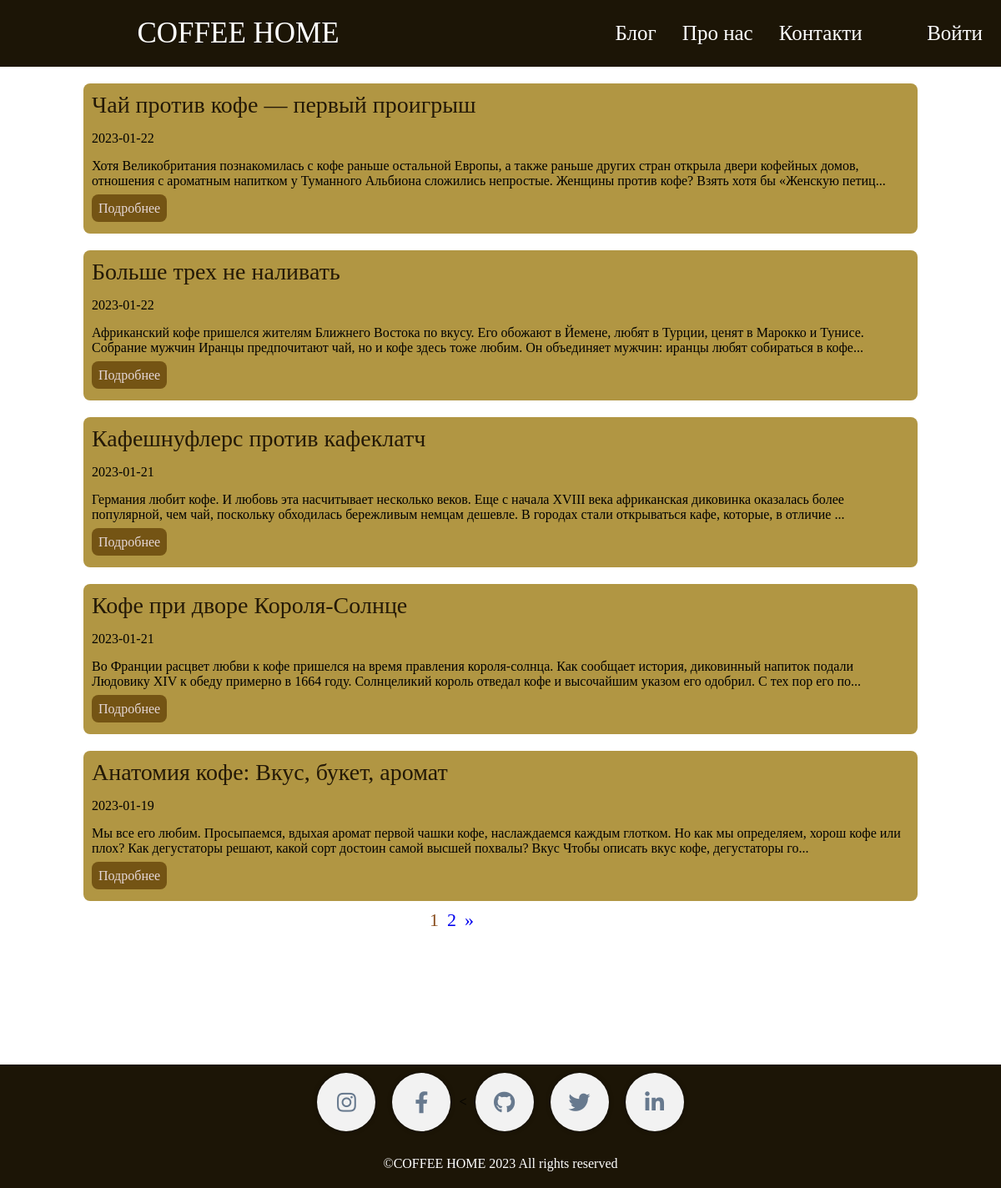
Screenshot of /blog/ with the database file from the repository.
### models.py (models this page shows, shortened)
class Posts(db.Model):
    id = db.Column(db.Integer, primary_key=True)
    title = db.Column(db.String(150), nullable=True)
    slug = db.Column(db.String(150), unique=True)
    text = db.Column(db.Text)
    date = db.Column(db.DateTime, default=datetime.now())

### posts/posts.py (the view)
@posts.route('/')
def index():
    posts = Posts.query.order_by(Posts.date.desc())
    page = request.args.get('page')
    if page and page.isdigit():
        page = int(page)
    else:
        page = 1
    pages = posts.paginate(page=page, per_page=5)
    return render_template('posts/index.html', posts=posts, pages=pages)

### posts/templates/posts/index.html (shortened to what this page needs)
{% extends 'posts/base_posts.html' %}
{% block content %} {{ super() }} {% endblock %}
{% block main %}
<main>
  <section class="list-posts">
    {% for el in pages.items %}
    <article class="post">
      <a class="post-title" href="{{ url_for('blue_posts.post_detail', slug=el.slug) }}">{{ el.title }}</a>
      <p class="post-data">{{ el.date.date() }}</p>
      <p class="posr-text">{{ el.text[:250] }}...</p>
      <a class="post-button" href="{{ url_for('blue_posts.post_detail', slug=el.slug) }}">Подробнее</a><br />
    </article>
    {% endfor %}
  </section>
  <ul class="pagination">
    {% for page in pages.iter_pages() %}
    <li {% if page == pages.page %} class="active" {% endif %}>
      <a href="./?page={{ page }}">{{ page }}</a>
    </li>
    {% endfor %}
    {% if pages.has_next %}
    <li class="disabled">
      <a href="./?page={{ pages.next_num }}"><span>&raquo;</span></a>
    </li>
    {% endif %}
  </ul>
</main>
{% endblock %}

### posts/static/css/style.css (style rules this page uses)
html { box-sizing: border-box; font-size: 16px; }
*, *:before, *:after { box-sizing: inherit; }
body, h1, h2, h3, h4, h5, h6, p, ol, ul { margin: 0; padding: 0; font-weight: normal; }
ol, ul { list-style: none; }
a { text-decoration: none; }
body { max-width: 1920px; width: 100%; margin: auto; }
main { margin-top: 80px; margin-bottom: 150px; }
.list-posts { margin: 100px auto 0 auto; width: 1000px; }
.post { height: 180px; margin-top: 20px; padding: 10px; border-radius: 8px; background-color: rgb(177, 150, 67); }
.post-title { font-size: 28px; color: rgb(36, 25, 7); }
.post p { margin: 15px 0; }
.post-button { padding: 8px; border: 0; border-radius: 8px; color: rgb(230, 216, 216); background-color: rgb(116, 84, 20); }
.pagination { display: flex; font-size: 22px; margin-left: 510px; }
.pagination li { margin: 10px 5px; }
.active a { color: rgb(137, 78, 30); }

### rows the page displays
Posts: title "Чай против кофе — первый проигрыш", date "2023-01-22", text "Хотя Великобритания познакомилась с кофе раньше остальной Европы, а также раньше других стран открыла двери кофейных домов, отношения с ароматным напитком у Туманного Альбиона сложились непростые. Женщины против кофе? Взять хотя бы «Женскую петиц"
Posts: title "Больше трех не наливать", date "2023-01-22", text "Африканский кофе пришелся жителям Ближнего Востока по вкусу. Его обожают в Йемене, любят в Турции, ценят в Марокко и Тунисе. Собрание мужчин Иранцы предпочитают чай, но и кофе здесь тоже любим. Он объединяет мужчин: иранцы любят собираться в кофе"
Posts: title "Кафешнуфлерс против кафеклатч", date "2023-01-21", text "Германия любит кофе. И любовь эта насчитывает несколько веков. Еще с начала XVIII века африканская диковинка оказалась более популярной, чем чай, поскольку обходилась бережливым немцам дешевле. В городах стали открываться кафе, которые, в отличие"
Posts: title "Кофе при дворе Короля-Солнце", date "2023-01-21", text "Во Франции расцвет любви к кофе пришелся на время правления короля-солнца. Как сообщает история, диковинный напиток подали Людовику XIV к обеду примерно в 1664 году. Солнцеликий король отведал кофе и высочайшим указом его одобрил. С тех пор его по"
Posts: title "Анатомия кофе: Вкус, букет, аромат", date "2023-01-19", text "Мы все его любим. Просыпаемся, вдыхая аромат первой чашки кофе, наслаждаемся каждым глотком. Но как мы определяем, хорош кофе или плох? Как дегустаторы решают, какой сорт достоин самой высшей похвалы? Вкус Чтобы описать вкус кофе, дегустаторы го"

### other values shown
{{ page }} "1" "2"
